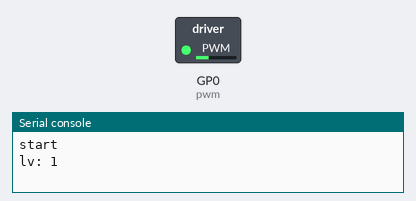
Simulated run of this program. Board: Raspberry Pi Pico running MicroPython. On the bench: switched loads named in the program (green lamp = pin HIGH), the last lines printed to the serial console. At 20.0 s the program stops and its outputs stay as they are.

Above: at 0.1 s.
At 8.1 s:
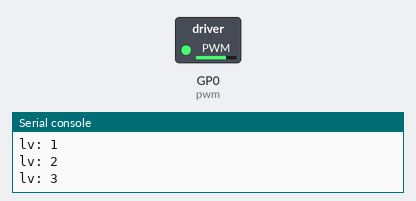
At 12.1 s:
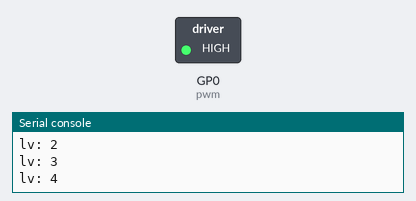
At 16.1 s:
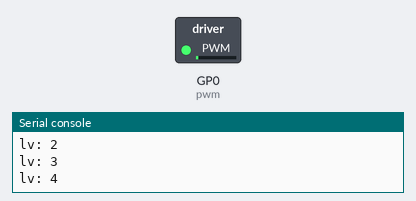
Timing chart, 0 to 17.6 s (numbered marks = the images above):
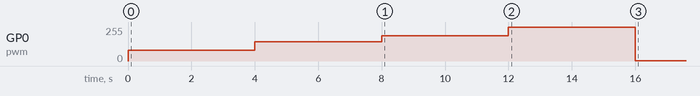

Measured:
- by itself, GP0 (pwm): 0/255 → 80/255 at 0.00 s, → 143/255 4.0 s later, → 191/255 4.0 s later, → 255/255 4.0 s later, … (5 changes in this stretch)

The program:

motor_uln2003_pwm.py
```python
# 马达  电机
# ULN2003 电流MAX 500mA 电压MAX 50V


from machine import Pin, PWM
from time import sleep

pwm = PWM(Pin(0))
pwm.freq(40)


print('start')

print('lv: 1')
pwm.duty_u16(0x4FFF)
sleep(4)
print('lv: 2')
pwm.duty_u16(0x8FFF)
sleep(4)
print('lv: 3')
pwm.duty_u16(0xBFFF)
sleep(4)
print('lv: 4')
pwm.duty_u16(0xFFFF)
sleep(4)
pwm.duty_u16(0x000F)
sleep(4)
print('stop')
```
